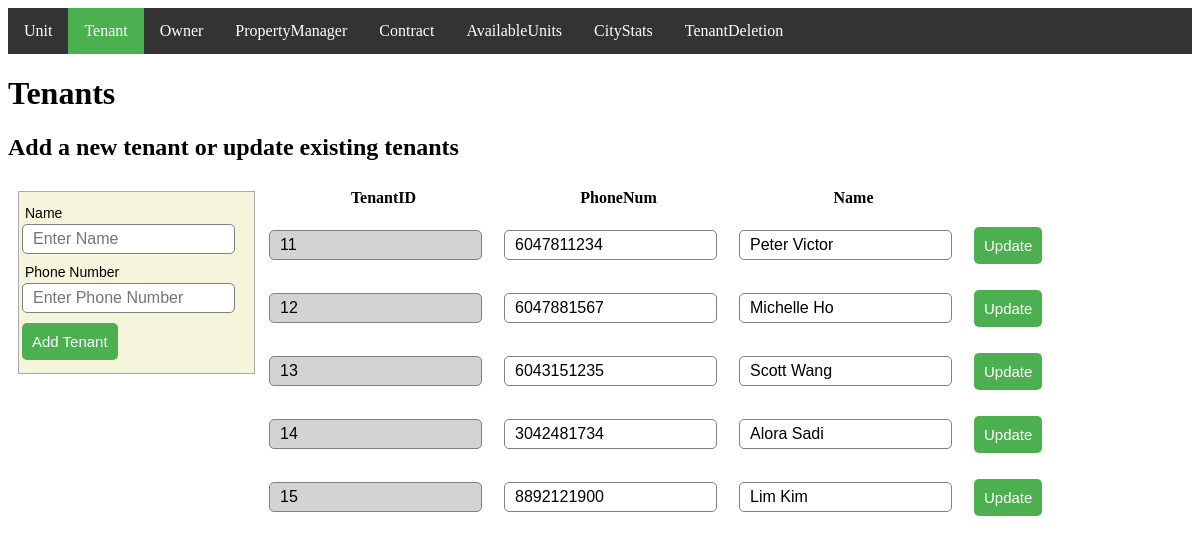
Before: /Tenant/index with the older database file.
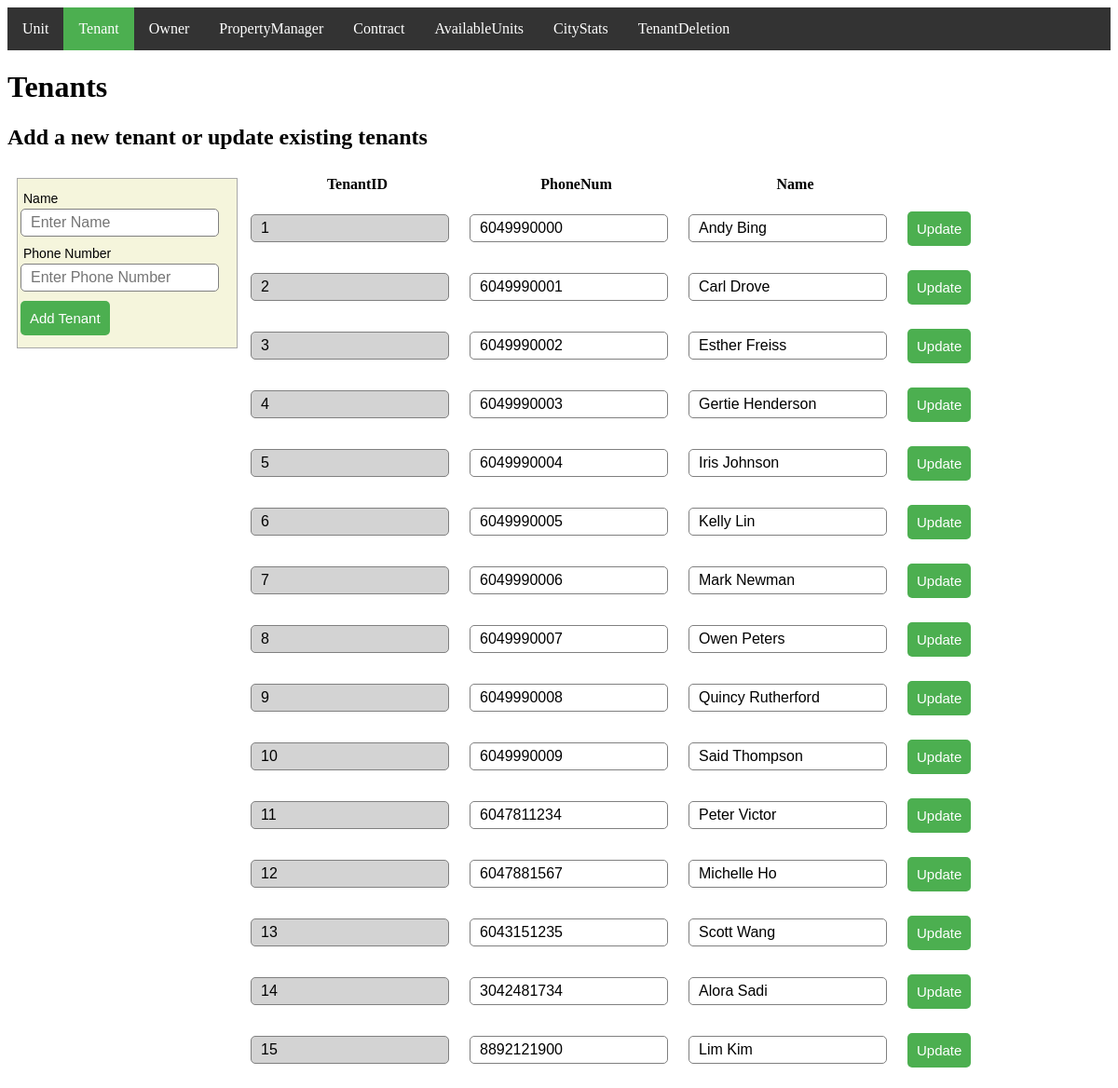
After: the same page with the newer database file.
### tables this page shows
CREATE TABLE Tenants (
    TenantID int AUTO_INCREMENT,
    PhoneNum Varchar(30),
    Name Varchar(30),
    PRIMARY KEY (TenantID) );

### app/Controller/Controller.php (called while the page is built, shortened)
<?php
class Controller
{
    public function view($view, $data = []) {
        require_once '../app/View/' . $view . '.php';
    }
}

### app/Controller/TenantController.php (called while the page is built, shortened)
<?php
class TenantController extends Controller
{
    protected $model;
    public function __construct() {
        $this->model = $this->model("Tenant");
    }
    public function index() {
        $tenants = $this->model->getAllTenants();
        $this->view('tenant/index', [
           "tenants" => $tenants
        ]);
    }
}

### app/core/App.php (called while the page is built, shortened)
<?php
class App
{
    protected $method = "index";
    public function __construct()
    {
        $url = $this->parseUrl();
        if ($url && $url[0] && file_exists("../app/Controller/" . $url[0] . "Controller.php")) {
            unset($url[0]);
        }
        $this->controller = new $this->controller;
        if (isset($url[1])) {
            if (method_exists($this->controller, $url[1])) {
                $this->method = $url[1];
            }
        }
        $this->params = $url ? array_values($url) : [];
        call_user_func_array([$this->controller, $this->method], $this->params);
    }
    protected function parseUrl() {
        if (isset($_GET["url"])) {
            return $url = explode("/",
                filter_var(rtrim($_GET["url"], '/'), FILTER_SANITIZE_URL));
        }
    }
}

### public/index.php (called while the page is built, shortened)
<?php
$app = new App();

### app/Model/Tenant.php (called while the page is built, shortened)
<?php
require_once 'Connection.php';
class Tenant
{
    protected $connection;
    public function __construct() {
        $conn = new Connection();
        $this->connection = $conn->openConnection();
    }
    public function getAllTenants() {
        $sql = "SELECT * FROM Tenants";
        $results = $this->connection->query($sql);
        return $results;
    }
}

### app/Model/Connection.php (called while the page is built, shortened)
<?php
class Connection
{
    function openConnection()
    {
        $dbhost = "localhost";
        $dbuser = "root";
        $dbpass = "root";
        $db = "pms";
        $conn = new mysqli($dbhost, $dbuser,
            $dbpass, $db) or die("Connect failed: %s\n" .
            $conn->error);
        return $conn;
    }
}

### app/View/tenant/index.php (the view, shortened to what this page needs)
<html>
    <head>
         <link rel="stylesheet" type="text/css" href="/css/common.css" media="screen"/>
        <link rel="stylesheet" type="text/css" href="/css/style.css">
    </head>
    <body>
        <?php $activeTab = 1;
        include('../app/View/header.php');  ?>
        <h1>Tenants</h1>
        <h2> Add a new tenant or update existing tenants</h2>
        <form class="filter-table" name="form" method="post" action="/Tenant/insert">
            <div class="input-group">
                <label> Name </label>
                <input type="text" name="pname" placeholder="Enter Name" required />
            </div>
            <div class="input-group">
                <label> Phone Number </label>
                <input type="text" name="phonenum" placeholder="Enter Phone Number" required />
            </div>
            <div class="input-group">
                <button class="btn-char" name="submit" type="submit">Add Tenant</button>
            </div>
        </form>
        <?php $tenants = $data["tenants"]; ?>
        <table class="insert-table">
            <thead>
                <tr>
                    <?php
                    $fields = $tenants->fetch_fields();
                    foreach ($fields as $field) {
                        echo "<th>$field->name</th>";
                    }
                    ?>
                </tr>
            </thead>
            <tbody>
                <?php
                if (is_array($data) || is_object($data)) {
                foreach ($tenants as $key => $tenant) {
                    echo "<tr><form method='post' >";
                    echo "<td><div class='input-group'><input type=number name='tid' style='background-color: lightgrey;' value='".$tenant['TenantID']."' readonly></div></td>";
                    echo "<td><div class='input-group'><input type=text name='phonenum' value='".$tenant['PhoneNum']."'></div></td>";
                    echo "<td><div class='input-group'><input type=text name='pname' value='".$tenant["Name"]."'></div></td>";
                    echo "<td><div class='input-group'><button formaction='/Tenant/update' class='btn-char' name='update' type=submit;''>Update</button></div></td>";
                    echo "</form></tr>";
                    }
                }
                ?>
            </tbody>
        </table>
    </body>
</html>

### app/View/header.php
<header>
    <ul class="horizontal">
        <?php $options = [
            ["/Unit/index", "Unit"],
            ["/Tenant/index", "Tenant"],
            ["/Owner/index", "Owner"],
            ["/ViewingAppointment/index", "PropertyManager"],
            ["/Contract/index", "Contract"],
            ["/AvailableUnits/index", "AvailableUnits"],
            ["/CityStats/index", "CityStats"],
            ["/TenantDeletion/index", "TenantDeletion"],
        ];
        foreach ($options as $index => $option): ?>
            <li>
                <a class="<?php if (isset($activeTab) && $index == $activeTab) echo "active"?>"
                   href="<?php echo $option[0]?>"><?php echo $option[1]?>
                </a>
            </li>
        <?php endforeach; ?>
    </ul>
</header>

### public/css/common.css (style rules this page uses)
ul.horizontal { list-style-type: none; margin: 0; padding: 0; overflow: hidden; background-color: #333; }
ul.horizontal li a.active { background-color: #4CAF50; }
ul.horizontal li a { display: inline-block; color: white; text-align: center; padding: 14px 16px; text-decoration: none; }
ul.horizontal li { float: left; }
.filter-table { background-color: beige; font-family: Arial, Helvetica, sans-serif; font-size: 14; float: left; border: 1px solid darkgray; margin: 10px; padding: 3px; }
.units-table th, td { padding: 5px 10px; }

### public/css/style.css (style rules this page uses)
tr { border-bottom: 1px solid #cbcbcb; }
th, td { border: none; height: 30px; padding: 2px; }
.input-group { margin: 10px 0px 10px 0px; }
.input-group label { display: block; text-align: left; margin: 3px; }
.input-group input { height: 30px; width: 93%; padding: 5px 10px; font-size: 16px; border-radius: 5px; border: 1px solid gray; }
.btn-char { padding: 10px; font-size: 15px; color: white; background: #4CAF50; border: none; border-radius: 5px; }

Changed rows visible on the page:
added tenants: tid "1", phonenum "6049990000", pname "Andy Bing"
added tenants: tid "2", phonenum "6049990001", pname "Carl Drove"
added tenants: tid "3", phonenum "6049990002", pname "Esther Freiss"
added tenants: tid "4", phonenum "6049990003", pname "Gertie Henderson"
added tenants: tid "5", phonenum "6049990004", pname "Iris Johnson"
added tenants: tid "6", phonenum "6049990005", pname "Kelly Lin"
added tenants: tid "7", phonenum "6049990006", pname "Mark Newman"
added tenants: tid "8", phonenum "6049990007", pname "Owen Peters"
added tenants: tid "9", phonenum "6049990008", pname "Quincy Rutherford"
added tenants: tid "10", phonenum "6049990009", pname "Said Thompson"
